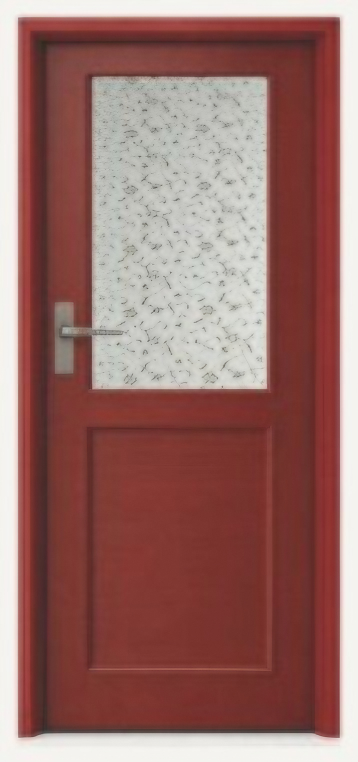
#> input picture catalogues/images/doors/x4/pt-109-brown.jpg, 716 x 1524 px, given as the content of the folder ../../images/doors/x4/pt-109-brown.jpg, which was not available (shown at 1/2 size)
$ python door_leaves.py ../../images/doors/x4/pt-109-brown.jpg ../../images/doors/x4/pt-109-white.jpg
#> lines starting #> are read from the running program, lines starting #| are printed output that depends on the picture
"""The website's Wellup Door Hall: each door's leaf, cut from its photograph and straightened.

Every door photograph (catalogues/images/doors/<slug>.jpg — the shop's photograph of each model in each colour, the
door standing in its frame on a light plate) gives:
  img/doors/leaf/<slug>.webp     the leaf alone: cut inside the frame, its four corners warped to an upright
                                 rectangle of the listed 70 x 200 cm (700 x 2000 px), the background gone with the
                                 frame round it (the leaf fills the picture to its edges, so the WebP needs no alpha
                                 and is written opaque)
  img/doors/leaf/t/<slug>.webp   the same, small (84 x 240), for the Door Hall's rail of models
and leaf.json beside them: per door the colour of its leaf's edge and of its frame, sampled from the photograph (the
3D door's edges and frame are drawn in them), the leaf's measured width ÷ height in the photograph and its height in
pixels there (how much detail the texture really has).

Finding the leaf, on luminance profiles taken along the door:
  · the frame's outer edges — the first run of pixels off the plate — high and low on the door, so a photograph that
    leans keeps its frame widths true;
  · the seam between frame and leaf — the deepest point of the dark band inside the frame (the rebate and the gap
    behind the leaf); the leaf begins just past it;
  · the four frame widths (left, right, high, low) are checked against each other, and one that disagrees with the
    rest takes theirs; a photograph whose frame disagrees with the other colours of its model (renders of one door)
    takes theirs;
  · the head seam the same way, about a frame-width below the top;
  · the foot: just above the dark line of shadow beneath the door.
The warp reads the photograph enlarged twice (Lanczos) and resamples once (bicubic), then sharpens a little. The
photographs are 330 to 1430 px tall at the leaf, so a 2000 px texture is an enlargement. For the five models whose
only pictures are the price list's own small ones (PT 109, 409, 709, 809 and 909, 330 to 710 px tall at the leaf),
<photos dir>/x4/<slug>.jpg holds the picture made four times larger by door_upscale.py (Real-ESRGAN for the fine edges,
the photograph itself for every tone and colour); where it is there the warp reads it instead. The pictures draw most
leaves wider than 70:200 (about 0.38-0.42); the warp brings each to the listed 70 x 200 cm.

    python3 door_leaves.py <photos dir> <img/doors/leaf dir>        (Pillow and NumPy)"""
import json
import os
import re
import sys

import numpy as np
from PIL import Image, ImageFilter

LEAF_W, LEAF_H, THUMB_W, THUMB_H = 700, 2000, 84, 240


def lum(a):
    return 0.2126 * a[..., 0] + 0.7152 * a[..., 1] + 0.0722 * a[..., 2]


def first_off_plate(p, plate, rng, tol=4.0, run=3):
    rng = list(rng)
    for i, x in enumerate(rng):
        if all(abs(p[rng[j]] - plate) > tol for j in range(i, min(i + run, len(rng)))):
            return x
    return rng[0]


def deepest(p, a, b):
    a, b = max(int(a), 1), min(int(b), len(p) - 1)
    seg = p[a:b]
    m = seg.min()
    xs = [a + i for i, v in enumerate(seg) if v <= m + 0.5]
    run = [xs[0]]
    for x in xs[1:]:
        if x == run[-1] + 1:
            run.append(x)
        else:
            break
    return (run[0] + run[-1]) / 2.0


def measure(a):
    L = lum(a)
    h, w = L.shape
    plate = float(np.median(np.concatenate([L[:3, :].ravel(), L[:, :3].ravel(), L[:, -3:].ravel()])))
    colp = L[int(h * 0.2):int(h * 0.8), :].mean(axis=0)
    X0 = first_off_plate(colp, plate, range(0, w // 3))
    X1 = first_off_plate(colp, plate, range(w - 1, 2 * w // 3, -1)) + 1
    W = X1 - X0
    rowp = L[:, X0 + int(W * 0.3):X0 + int(W * 0.7)].mean(axis=1)
    y0 = first_off_plate(rowp, plate, range(0, h // 4))
    yend = first_off_plate(rowp, plate, range(h - 1, 3 * h // 4, -1)) + 1
    H = yend - y0
    # the foot. A rendered door stands on its shadow: a dark line a little above the plate (2-3% of the door's height,
    # the floor's own soft shadow below it), and the leaf ends where the profile has fallen halfway from the door's own
    # tone to it. A photographed one (PT 2601, 2602) stands on the plate itself: if the darkest line near the bottom is
    # well above the plate, it is a panel's edge, not the foot, and the door ends where the plate begins.
    ymin = int(round(deepest(rowp, max(y0, yend - int(H * 0.07)), yend)))
    if yend - ymin > H * 0.045:
        yb = yend - 1
    else:
        door = float(np.median(rowp[max(y0, ymin - int(H * 0.05)):max(y0 + 1, ymin - int(H * 0.012))]))
        half = (door + rowp[ymin]) / 2
        yb = ymin
        while yb > ymin - int(H * 0.03) and ((rowp[yb] < half) if door > rowp[ymin] else (rowp[yb] > half)):
            yb -= 1
    out = {"W": W, "y0": y0, "yb": float(yb), "H": H, "bands": {}}
    for k, (r0, r1) in {"hi": (y0 + H * 0.12, y0 + H * 0.36), "lo": (y0 + H * 0.60, y0 + H * 0.86)}.items():
        p = L[int(r0):int(r1), :].mean(axis=0)
        x0 = first_off_plate(p, plate, range(0, w // 3))
        x1 = first_off_plate(p, plate, range(w - 1, 2 * w // 3, -1)) + 1
        lo, hi = int(W * 0.025), int(W * 0.17)
        out["bands"][k] = {"x0": x0, "x1": x1, "fl": deepest(p, x0 + lo, x0 + hi) - x0, "fr": x1 - deepest(p, x1 - hi, x1 - lo),
                           "y": (r0 + r1) / 2}
    return out, L


def leaf_quad(m, L):
    f = m["f"]
    hi, lo = m["bands"]["hi"], m["bands"]["lo"]
    W = hi["x1"] - hi["x0"]
    tops = []
    for c0, c1 in ((hi["x0"] + int(W * 0.28), hi["x0"] + int(W * 0.45)), (hi["x0"] + int(W * 0.55), hi["x0"] + int(W * 0.72))):
        p = L[:, c0:c1].mean(axis=1)
        tops.append((deepest(p, m["y0"] + f * 0.4, m["y0"] + f * 1.8 + 2), (c0 + c1) / 2))
    if abs(tops[0][0] - tops[1][0]) > max(0.3 * f, 4):
        t = (tops[0][0] + tops[1][0]) / 2
        tops = [(t, tops[0][1]), (t, tops[1][1])]
    g = 1.5
    lxh, lxl = hi["x0"] + hi["fl"] + g, lo["x0"] + lo["fl"] + g
    rxh, rxl = hi["x1"] - hi["fr"] - g, lo["x1"] - lo["fr"] - g
    lb = (lxl - lxh) / (lo["y"] - hi["y"]); la = lxh - lb * hi["y"]
    rb = (rxl - rxh) / (lo["y"] - hi["y"]); ra = rxh - rb * hi["y"]
    (t1, c1), (t2, c2) = tops
    tb = (t2 - t1) / (c2 - c1); ta = t1 + g - tb * c1
    def top_at(a, b):
        y = (ta + tb * a) / (1 - tb * b)
        return [a + b * y, y]
    yb = m["yb"]
    return [top_at(la, lb), top_at(ra, rb), [ra + rb * yb, yb], [la + lb * yb, yb]]


def persp(quad, w, h):
    dst = [(0, 0), (w, 0), (w, h), (0, h)]
    A, B = [], []
    for (x, y), (u, v) in zip(dst, quad):
        A.append([x, y, 1, 0, 0, 0, -u * x, -u * y]); B.append(u)
        A.append([0, 0, 0, x, y, 1, -v * x, -v * y]); B.append(v)
    return np.linalg.solve(np.array(A, float), np.array(B, float)).tolist()


def hexof(rgb):
    return "#" + "".join(f"{int(round(v)):02X}" for v in rgb)


def main(src, dst):
#> called with src = '../../images/doors/x4/pt-109-brown.jpg', dst = '../../images/doors/x4/pt-109-white.jpg'
    os.makedirs(os.path.join(dst, "t"), exist_ok=True)
    names = sorted(f[:-4] for f in os.listdir(src) if f.endswith(".jpg"))
    imgs, M, Ls = {}, {}, {}
    for n in names:
        imgs[n] = Image.open(os.path.join(src, n + ".jpg")).convert("RGB")
        M[n], Ls[n] = measure(np.asarray(imgs[n]).astype(np.float32))
#> in lum, `return 0.2126 * a[..., 0] + 0.7152 * a[..., 1] + 0.0722 * a[..., 2]`:
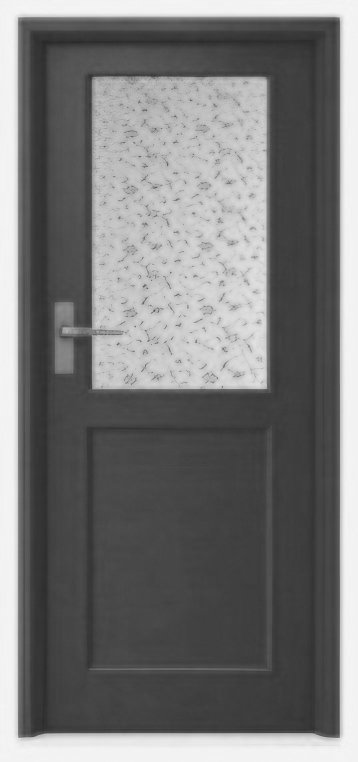
#> returned value: shape (1524, 716) float32 (shown at 1/2 size); min 40.33, max 246, mean 120.2
#> in measure, `plate = float(np.median(np.concatenate([L[:3, :].ravel(), L[:, :3].rav..`: plate = 242.9
#> in measure, `colp = L[int(h * 0.2):int(h * 0.8), :].mean(axis=0)`: colp = 716 values, max 243.3 at index 14, min 50.27 at index 89, mean 118.9
#> in measure, `X0 = first_off_plate(colp, plate, range(0, w // 3))`: X0 = 27
#> in measure, `X1 = first_off_plate(colp, plate, range(w - 1, 2 * w // 3, -1)) + 1`: X1 = 690
#> in measure, `W = X1 - X0`: W = 663
#> in measure, `rowp = L[:, X0 + int(W * 0.3):X0 + int(W * 0.7)].mean(axis=1)`: rowp = 1524 values, max 243.5 at index 4, min 45.07 at index 83, mean 130.1
#> in measure, `y0 = first_off_plate(rowp, plate, range(0, h // 4))`: y0 = 26
#> in measure, `yend = first_off_plate(rowp, plate, range(h - 1, 3 * h // 4, -1)) + 1`: yend = 1495
#> in measure, `H = yend - y0`: H = 1469
#> in deepest, `a, b = max(int(a), 1), min(int(b), len(p) - 1)`: a = 1393; b = 1495
#> in deepest, `seg = p[a:b]`: seg = 102 values, max 238.8 at index 101, min 57.32 at index 66, mean 109.1
#> in deepest, `m = seg.min()`: m = 57.32
#> in deepest, `xs = [a + i for i, v in enumerate(seg) if v <= m + 0.5]`: xs = [1459]
#> in measure, `ymin = int(round(deepest(rowp, max(y0, yend - int(H * 0.07)), yend)))`: ymin = 1459
#> in measure, `door = float(np.median(rowp[max(y0, ymin - int(H * 0.05)):max(y0 + 1, ..`: door = 65.35
#> in measure, `half = (door + rowp[ymin]) / 2`: half = 61.33
#> in measure, `yb = ymin`: yb = 1459
#> the loop in measure, `while yb > ymin - int(H * 0.03) and ((rowp[yb] < half) if door > rowp[..` made 1 pass
#> yb on pass 1: 1458
#> after the loop in measure, `while yb > ymin - int(H * 0.03) and ((rowp[yb] < half) if door > rowp[..`: yb = 1458
#> the loop in measure, `for k, (r0, r1) in {"hi": (y0 + H * 0.12, y0 + H * 0.36), "lo": (y0 + ..` made 2 passes
#> (k, r0, r1, x0, x1, lo, hi) on passes 1 to 2: ('hi', 202.3, 554.8, 27, 690, 16, 112), ('lo', 907.4, 1289.3, 27, 690, 16, 112)
#> after the loop in measure, `for k, (r0, r1) in {"hi": (y0 + H * 0.12, y0 + H * 0.36), "lo": (y0 + ..`: out = 5 items
        ws = {(k, s): M[n]["bands"][k]["f" + s] for k in ("hi", "lo") for s in ("l", "r")}
#> ws = {('hi', 'l'): 58.5, ('hi', 'r'): 64.5, ('lo', 'l'): 62.5, ('lo', 'r'): 64.5}
        # a frame narrower on one side than the other, measured so high and low on the door alike, is the picture's own
        # (a render that shows the door a little turned: PT 109 in White): it is kept, here and against the other colours
        med = float(np.median(list(ws.values())))
#> med = 63.5
        M[n]["kept"] = (all(abs(ws[("hi", s)] - ws[("lo", s)]) <= 1.5 for s in ("l", "r"))
                        and abs(ws[("hi", "l")] - ws[("hi", "r")]) > max(0.22 * med, 4))
        for (k, s), v in ws.items():
            if abs(v - med) > max(0.22 * med, 4) and not M[n]["kept"]:
                M[n]["bands"][k]["f" + s] = med
#> this loop made 4 passes
#> (k, s, v) on passes 1 to 4: ('hi', 'l', 58.5), ('hi', 'r', 64.5), ('lo', 'l', 62.5), ('lo', 'r', 64.5)
#> after the loop, M = 1 item
        M[n]["f"] = float(np.median([M[n]["bands"][k]["f" + s] for k in ("hi", "lo") for s in ("l", "r")]))
    groups = {}
    for n in names:
        groups.setdefault(re.match(r"pt-\d+", n).group(0), []).append(n)
    for ns in groups.values():
        if len(ns) < 3:
            continue
        rel = {n: M[n]["f"] / M[n]["W"] for n in ns}
        med = float(np.median(list(rel.values())))
        for n in ns:
            if abs(rel[n] - med) > 0.34 * med and not M[n]["kept"]:
                f = med * M[n]["W"]
                for k in ("hi", "lo"):
                    M[n]["bands"][k]["fl"] = M[n]["bands"][k]["fr"] = f
                M[n]["f"] = f
    table = {}
    for n in names:
        im, m = imgs[n], M[n]
#> im is the input picture: PIL image 716x1524 RGB; mean R, G, B 154.5, 111.4, 106.7
        q = leaf_quad(m, Ls[n])
#> in leaf_quad, `f = m["f"]`: f = 63.5
#> in leaf_quad, `hi, lo = m["bands"]["hi"], m["bands"]["lo"]`: hi = {'x0': 27, 'x1': 690, 'fl': 58.5, 'fr': 64.5, 'y': 378.6}; lo = {'x0': 27, 'x1': 690, 'fl': 62.5, 'fr': 64.5, 'y': 1098.4}
#> in leaf_quad, `W = hi["x1"] - hi["x0"]`: W = 663
#> the loop in leaf_quad, `for c0, c1 in ((hi["x0"] + int(W * 0.28), hi["x0"] + int(W * 0.45)), (..` made 2 passes
#> (c0, c1, a in deepest, b in deepest, m in deepest, xs in deepest) on passes 1 to 2: (212, 325, 51, 142, 44.6, [83]), (391, 504, 51, 142, 45.46, [82, 83])
#> after the loop in leaf_quad, `for c0, c1 in ((hi["x0"] + int(W * 0.28), hi["x0"] + int(W * 0.45)), (..`: tops = [(83, 268.5), (82.5, 447.5)]
#> in leaf_quad, `lxh, lxl = hi["x0"] + hi["fl"] + g, lo["x0"] + lo["fl"] + g`: lxh = 87; lxl = 91
#> in leaf_quad, `rxh, rxl = hi["x1"] - hi["fr"] - g, lo["x1"] - lo["fr"] - g`: rxh = 624
#> in leaf_quad, `lb = (lxl - lxh) / (lo['y'] - hi['y'])`: lb = 0.00556
#> in leaf_quad, `la = lxh - lb * hi['y']`: la = 84.9
#> in leaf_quad, `rb = (rxl - rxh) / (lo['y'] - hi['y'])`: rb = 0
#> in leaf_quad, `ra = rxh - rb * hi['y']`: ra = 624
#> in leaf_quad, `(t1, c1), (t2, c2) = tops`: t1 = 83; c1 = 268.5; t2 = 82.5; c2 = 447.5
#> in leaf_quad, `tb = (t2 - t1) / (c2 - c1)`: tb = -0.00279
#> in leaf_quad, `ta = t1 + g - tb * c1`: ta = 85.25
#> in leaf_quad, `yb = m["yb"]`: yb = 1458
#> in top_at, `y = (ta + tb * a) / (1 - tb * b)`: y = 85.01
#> q = [[85.37, 85.01], [624, 83.51], [624, 1458], [93, 1458]]
        wt = ((q[1][0] - q[0][0]) + (q[2][0] - q[3][0])) / 2
#> wt = 534.8
        ht = ((q[3][1] - q[0][1]) + (q[2][1] - q[1][1])) / 2
#> ht = 1373.7
        # warp from the photograph enlarged twice, so the one resample is from finer pixels — or, for a small price-list
        # picture, from the same picture made four times larger (x4/, by door_upscale.py), already sharp
        x4 = os.path.join(src, "x4", n + ".jpg")
        if os.path.exists(x4):
            big = Image.open(x4).convert("RGB")
            s = big.width / im.width
        else:
            big, s = im.resize((im.width * 2, im.height * 2), Image.LANCZOS), 2
        leaf = big.transform((LEAF_W, LEAF_H), Image.PERSPECTIVE, persp([[x * s, y * s] for x, y in q], LEAF_W, LEAF_H), resample=Image.BICUBIC)
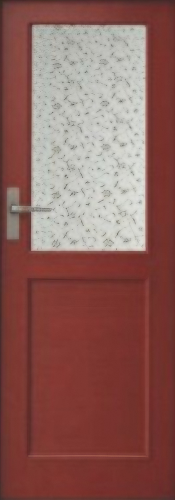
#> leaf: PIL image 700x2000 RGB (shown at 1/4 size); mean R, G, B 140.9, 95.8, 90.4
        k = LEAF_H / ht
#> k = 1.46
        if os.path.exists(x4):
            leaf = leaf.filter(ImageFilter.UnsharpMask(radius=0.8, percent=35, threshold=2))
        else:
            leaf = leaf.filter(ImageFilter.UnsharpMask(radius=1.2 if k < 3 else 2.2, percent=65 if k < 3 else 80, threshold=2))
        rgba = leaf.convert("RGBA")
        rgba.save(os.path.join(dst, n + ".webp"), "WEBP", quality=88, method=6)
        rgba.resize((THUMB_W, THUMB_H), Image.LANCZOS).save(os.path.join(dst, "t", n + ".webp"), "WEBP", quality=84, method=6)
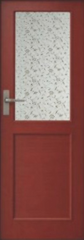
#> saved as pt-109-brown.webp: PIL image 84x240 RGBA; mean R, G, B, A 140.9, 95.8, 90.4, 255
        a = np.asarray(leaf).astype(np.float32)
#> a: shape (2000, 700, 3) float32
        # the leaf's edge colour: the flat face of its outer stiles, left and right (just inside the bevel at the very
        # edge, which the photograph shades), above and below the handle — what the door's own edges are made of
        rows = np.r_[int(LEAF_H * 0.06):int(LEAF_H * 0.34), int(LEAF_H * 0.62):int(LEAF_H * 0.94)]
        b0, b1 = int(LEAF_W * 0.025), int(LEAF_W * 0.06)
        edge = np.median(np.concatenate([a[rows, b0:b1].reshape(-1, 3), a[rows, LEAF_W - b1:LEAF_W - b0].reshape(-1, 3)]), axis=0)
#> edge = [115, 52, 47]
        # the frame: the middle of its face, both sides, along the door
        P = np.asarray(im).astype(np.float32)
        hi = m["bands"]["hi"]; f = m["f"]
#> after `f = m['f']`: f = 63.5
        ys = slice(int(m["y0"] + m["H"] * 0.2), int(m["y0"] + m["H"] * 0.8))
        xl = slice(int(hi["x0"] + f * 0.25), int(hi["x0"] + f * 0.55))
        xr = slice(int(hi["x1"] - f * 0.55), int(hi["x1"] - f * 0.25))
        frame = np.median(np.concatenate([P[ys, xl].reshape(-1, 3), P[ys, xr].reshape(-1, 3)]), axis=0)
#> frame = [145, 60, 57]
        table[n] = {"edge": hexof(edge), "frame": hexof(frame), "aspect": round(wt / ht, 3), "px": round(ht)}
        print(f"{n:30s} leaf {wt:6.1f} x {ht:6.1f} px (x{k:.2f})  aspect {wt / ht:.3f}  edge {hexof(edge)}  frame {hexof(frame)}")
#| pt-109-brown                   leaf  534.8 x 1373.7 px (x1.46)  aspect 0.389  edge #73342F  frame #913C39
    json.dump(table, open(os.path.join(dst, "leaf.json"), "w"), indent=1)


if __name__ == "__main__":
    main(sys.argv[1], sys.argv[2])
